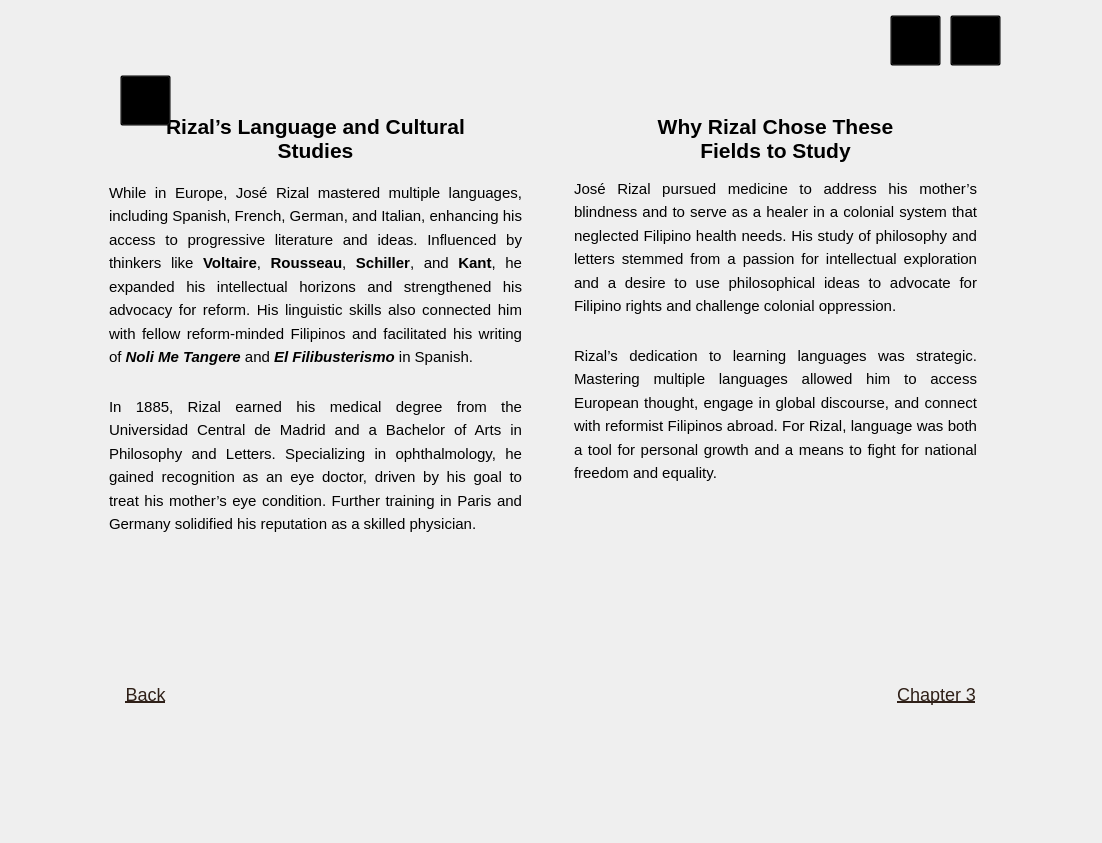
<?xml version="1.0" encoding="UTF-8"?>
<ui version="4.0">
 <class>chapter2page2</class>
 <widget class="QMainWindow" name="chapter2page2">
  <property name="geometry">
   <rect>
    <x>0</x>
    <y>0</y>
    <width>1102</width>
    <height>843</height>
   </rect>
  </property>
  <property name="minimumSize">
   <size>
    <width>1102</width>
    <height>843</height>
   </size>
  </property>
  <property name="maximumSize">
   <size>
    <width>1102</width>
    <height>843</height>
   </size>
  </property>
  <property name="windowTitle">
   <string>MainWindow</string>
  </property>
  <widget class="QWidget" name="centralwidget">
   <widget class="QLabel" name="bg">
    <property name="geometry">
     <rect>
      <x>0</x>
      <y>0</y>
      <width>1102</width>
      <height>843</height>
     </rect>
    </property>
    <property name="minimumSize">
     <size>
      <width>1102</width>
      <height>843</height>
     </size>
    </property>
    <property name="maximumSize">
     <size>
      <width>1102</width>
      <height>843</height>
     </size>
    </property>
    <property name="text">
     <string/>
    </property>
    <property name="pixmap">
     <pixmap>../reso/bg.png</pixmap>
    </property>
    <property name="scaledContents">
     <bool>true</bool>
    </property>
   </widget>
   <widget class="QTextEdit" name="languagestudies">
    <property name="enabled">
     <bool>false</bool>
    </property>
    <property name="geometry">
     <rect>
      <x>160</x>
      <y>110</y>
      <width>311</width>
      <height>81</height>
     </rect>
    </property>
    <property name="styleSheet">
     <string notr="true">
    QTextEdit {
        background: transparent;
        font-family: &quot;Times New Roman&quot;;
        font-size: 10pt;
        border: none;
    }

</string>
    </property>
    <property name="html">
     <string>&lt;!DOCTYPE HTML PUBLIC &quot;-//W3C//DTD HTML 4.0//EN&quot; &quot;http://www.w3.org/TR/REC-html40/strict.dtd&quot;&gt;
&lt;html&gt;&lt;head&gt;&lt;meta name=&quot;qrichtext&quot; content=&quot;1&quot; /&gt;&lt;style type=&quot;text/css&quot;&gt;
p, li { white-space: pre-wrap; }
&lt;/style&gt;&lt;/head&gt;&lt;body style=&quot; font-family:'Times New Roman'; font-size:10pt; font-weight:400; font-style:normal;&quot;&gt;
&lt;p align=&quot;center&quot; style=&quot; margin-top:0px; margin-bottom:0px; margin-left:0px; margin-right:0px; -qt-block-indent:0; text-indent:0px;&quot;&gt;&lt;a name=&quot;docs-internal-guid-179d27bc-7fff-cec3-cd63-ea076485df8f&quot;&gt;&lt;/a&gt;&lt;span style=&quot; font-size:16pt; font-weight:600; color:#000000; background-color:transparent;&quot;&gt;R&lt;/span&gt;&lt;span style=&quot; font-size:16pt; font-weight:600; color:#000000; background-color:transparent;&quot;&gt;izal’s Language and Cultural Studies&lt;/span&gt;&lt;/p&gt;&lt;/body&gt;&lt;/html&gt;</string>
    </property>
   </widget>
   <widget class="QTextEdit" name="languagestudies1">
    <property name="enabled">
     <bool>false</bool>
    </property>
    <property name="geometry">
     <rect>
      <x>105</x>
      <y>180</y>
      <width>421</width>
      <height>531</height>
     </rect>
    </property>
    <property name="styleSheet">
     <string notr="true">
    QTextEdit {
        background: transparent;
        font-family: &quot;Times New Roman&quot;;
        font-size: 10pt;
        border: none;
    }

</string>
    </property>
    <property name="html">
     <string>&lt;!DOCTYPE HTML PUBLIC &quot;-//W3C//DTD HTML 4.0//EN&quot; &quot;http://www.w3.org/TR/REC-html40/strict.dtd&quot;&gt;
&lt;html&gt;&lt;head&gt;&lt;meta name=&quot;qrichtext&quot; content=&quot;1&quot; /&gt;&lt;style type=&quot;text/css&quot;&gt;
p, li { white-space: pre-wrap; }
&lt;/style&gt;&lt;/head&gt;&lt;body style=&quot; font-family:'Times New Roman'; font-size:10pt; font-weight:400; font-style:normal;&quot;&gt;
&lt;p align=&quot;justify&quot; style=&quot; margin-top:0px; margin-bottom:0px; margin-left:0px; margin-right:0px; -qt-block-indent:0; text-indent:0px; line-height:138%;&quot;&gt;&lt;span style=&quot; font-size:11pt; color:#000000;&quot;&gt;While in Europe, José Rizal mastered multiple languages, including Spanish, French, German, and Italian, enhancing his access to progressive literature and ideas. Influenced by thinkers like &lt;/span&gt;&lt;span style=&quot; font-size:11pt; font-weight:600; color:#000000;&quot;&gt;Voltaire&lt;/span&gt;&lt;span style=&quot; font-size:11pt; color:#000000;&quot;&gt;, &lt;/span&gt;&lt;span style=&quot; font-size:11pt; font-weight:600; color:#000000;&quot;&gt;Rousseau&lt;/span&gt;&lt;span style=&quot; font-size:11pt; color:#000000;&quot;&gt;, &lt;/span&gt;&lt;span style=&quot; font-size:11pt; font-weight:600; color:#000000;&quot;&gt;Schiller&lt;/span&gt;&lt;span style=&quot; font-size:11pt; color:#000000;&quot;&gt;, and &lt;/span&gt;&lt;span style=&quot; font-size:11pt; font-weight:600; color:#000000;&quot;&gt;Kant&lt;/span&gt;&lt;span style=&quot; font-size:11pt; color:#000000;&quot;&gt;, he expanded his intellectual horizons and strengthened his advocacy for reform. His linguistic skills also connected him with fellow reform-minded Filipinos and facilitated his writing of &lt;/span&gt;&lt;span style=&quot; font-size:11pt; font-weight:600; font-style:italic; color:#000000;&quot;&gt;Noli Me Tangere&lt;/span&gt;&lt;span style=&quot; font-size:11pt; color:#000000;&quot;&gt; and &lt;/span&gt;&lt;span style=&quot; font-size:11pt; font-weight:600; font-style:italic; color:#000000;&quot;&gt;El Filibusterismo&lt;/span&gt;&lt;span style=&quot; font-size:11pt; color:#000000;&quot;&gt; in Spanish.      &lt;/span&gt;&lt;/p&gt;
&lt;p align=&quot;justify&quot; style=&quot; margin-top:0px; margin-bottom:0px; margin-left:0px; margin-right:0px; -qt-block-indent:0; text-indent:0px; line-height:138%;&quot;&gt;&lt;span style=&quot; font-size:11pt; color:#000000;&quot;&gt;  &lt;/span&gt;&lt;/p&gt;
&lt;p align=&quot;justify&quot; style=&quot; margin-top:0px; margin-bottom:0px; margin-left:0px; margin-right:0px; -qt-block-indent:0; text-indent:0px; line-height:138%;&quot;&gt;&lt;span style=&quot; font-size:11pt; color:#000000;&quot;&gt;In 1885, Rizal earned his medical degree from the Universidad Central de Madrid and a Bachelor of Arts in Philosophy and Letters. Specializing in ophthalmology, he gained recognition as an eye doctor, driven by his goal to treat his mother’s eye condition. Further training in Paris and Germany solidified his reputation as a skilled physician.        &lt;/span&gt;&lt;/p&gt;&lt;/body&gt;&lt;/html&gt;</string>
    </property>
   </widget>
   <widget class="QTextEdit" name="whyrizal">
    <property name="enabled">
     <bool>false</bool>
    </property>
    <property name="geometry">
     <rect>
      <x>630</x>
      <y>110</y>
      <width>291</width>
      <height>81</height>
     </rect>
    </property>
    <property name="styleSheet">
     <string notr="true">
    QTextEdit {
        background: transparent;
        font-family: &quot;Times New Roman&quot;;
        font-size: 10pt;
        border: none;
    }

</string>
    </property>
    <property name="html">
     <string>&lt;!DOCTYPE HTML PUBLIC &quot;-//W3C//DTD HTML 4.0//EN&quot; &quot;http://www.w3.org/TR/REC-html40/strict.dtd&quot;&gt;
&lt;html&gt;&lt;head&gt;&lt;meta name=&quot;qrichtext&quot; content=&quot;1&quot; /&gt;&lt;style type=&quot;text/css&quot;&gt;
p, li { white-space: pre-wrap; }
&lt;/style&gt;&lt;/head&gt;&lt;body style=&quot; font-family:'Times New Roman'; font-size:10pt; font-weight:400; font-style:normal;&quot;&gt;
&lt;p align=&quot;center&quot; style=&quot; margin-top:0px; margin-bottom:0px; margin-left:0px; margin-right:0px; -qt-block-indent:0; text-indent:0px;&quot;&gt;&lt;span style=&quot; font-size:16pt; font-weight:600; color:#000000;&quot;&gt;Why Rizal Chose These Fields to Study&lt;/span&gt;&lt;/p&gt;&lt;/body&gt;&lt;/html&gt;</string>
    </property>
   </widget>
   <widget class="QTextEdit" name="whyrizal1">
    <property name="enabled">
     <bool>false</bool>
    </property>
    <property name="geometry">
     <rect>
      <x>570</x>
      <y>140</y>
      <width>411</width>
      <height>481</height>
     </rect>
    </property>
    <property name="styleSheet">
     <string notr="true">
    QTextEdit {
        background: transparent;
        font-family: &quot;Times New Roman&quot;;
        font-size: 10pt;
        border: none;
    }

</string>
    </property>
    <property name="html">
     <string>&lt;!DOCTYPE HTML PUBLIC &quot;-//W3C//DTD HTML 4.0//EN&quot; &quot;http://www.w3.org/TR/REC-html40/strict.dtd&quot;&gt;
&lt;html&gt;&lt;head&gt;&lt;meta name=&quot;qrichtext&quot; content=&quot;1&quot; /&gt;&lt;style type=&quot;text/css&quot;&gt;
p, li { white-space: pre-wrap; }
&lt;/style&gt;&lt;/head&gt;&lt;body style=&quot; font-family:'Times New Roman'; font-size:10pt; font-weight:400; font-style:normal;&quot;&gt;
&lt;p style=&quot; margin-top:0px; margin-bottom:0px; margin-left:0px; margin-right:0px; -qt-block-indent:0; text-indent:0px;&quot;&gt;&lt;span style=&quot; font-size:11pt;&quot;&gt;    &lt;/span&gt;&lt;/p&gt;
&lt;p style=&quot; margin-top:0px; margin-bottom:0px; margin-left:0px; margin-right:0px; -qt-block-indent:0; text-indent:0px;&quot;&gt;&lt;span style=&quot; font-size:11pt; color:#000000;&quot;&gt;    &lt;/span&gt;&lt;/p&gt;
&lt;p align=&quot;justify&quot; style=&quot; margin-top:0px; margin-bottom:0px; margin-left:0px; margin-right:0px; -qt-block-indent:0; text-indent:0px; line-height:138%;&quot;&gt;&lt;span style=&quot; font-size:11pt; color:#000000;&quot;&gt;José Rizal pursued medicine to address his mother’s blindness and to serve as a healer in a colonial system that neglected Filipino health needs. His study of philosophy and letters stemmed from a passion for intellectual exploration and a desire to use philosophical ideas to advocate for Filipino rights and challenge colonial oppression.    &lt;/span&gt;&lt;/p&gt;
&lt;p align=&quot;justify&quot; style=&quot; margin-top:0px; margin-bottom:0px; margin-left:0px; margin-right:0px; -qt-block-indent:0; text-indent:0px; line-height:138%;&quot;&gt;&lt;span style=&quot; font-size:11pt; color:#000000;&quot;&gt;    &lt;/span&gt;&lt;/p&gt;
&lt;p align=&quot;justify&quot; style=&quot; margin-top:0px; margin-bottom:0px; margin-left:0px; margin-right:0px; -qt-block-indent:0; text-indent:0px; line-height:138%;&quot;&gt;&lt;span style=&quot; font-size:11pt; color:#000000;&quot;&gt;Rizal’s dedication to learning languages was strategic. Mastering multiple languages allowed him to access European thought, engage in global discourse, and connect with reformist Filipinos abroad. For Rizal, language was both a tool for personal growth and a means to fight for national freedom and equality.        &lt;/span&gt;&lt;/p&gt;
&lt;p style=&quot; margin-top:0px; margin-bottom:0px; margin-left:0px; margin-right:0px; -qt-block-indent:0; text-indent:0px;&quot;&gt;&lt;span style=&quot; font-size:11pt; color:#000000;&quot;&gt;  &lt;/span&gt;&lt;/p&gt;&lt;/body&gt;&lt;/html&gt;</string>
    </property>
   </widget>
   <widget class="QPushButton" name="backbutton">
    <property name="geometry">
     <rect>
      <x>120</x>
      <y>680</y>
      <width>51</width>
      <height>28</height>
     </rect>
    </property>
    <property name="styleSheet">
     <string notr="true">QPushButton {
    background-color: transparent;
    border: none;
    color: #2f2018;       /* Default font color */
    font-size: 18px;
    font-family: &quot;Times New Roman&quot;;
    text-decoration: underline;
}

QPushButton:hover {
    color: red;           /* Red color on hover */
}

QPushButton:pressed {
    color: #800000;       /* Darker red when pressed */
}</string>
    </property>
    <property name="text">
     <string>Back</string>
    </property>
   </widget>
   <widget class="QPushButton" name="nextbutton">
    <property name="geometry">
     <rect>
      <x>890</x>
      <y>680</y>
      <width>93</width>
      <height>28</height>
     </rect>
    </property>
    <property name="styleSheet">
     <string notr="true">QPushButton {
    background-color: transparent;
    border: none;
    color: #2f2018;       /* Default font color */
    font-size: 18px;
    font-family: &quot;Times New Roman&quot;;
    text-decoration: underline;
}

QPushButton:hover {
    color: red;           /* Red color on hover */
}

QPushButton:pressed {
    color: #800000;       /* Darker red when pressed */
}</string>
    </property>
    <property name="text">
     <string>Chapter 3</string>
    </property>
   </widget>
   <widget class="QPushButton" name="volumebutton">
    <property name="geometry">
     <rect>
      <x>890</x>
      <y>15</y>
      <width>51</width>
      <height>51</height>
     </rect>
    </property>
    <property name="styleSheet">
     <string notr="true">QPushButton {
    background-color: transparent;
}</string>
    </property>
    <property name="text">
     <string/>
    </property>
   </widget>
   <widget class="QPushButton" name="exitbutton">
    <property name="geometry">
     <rect>
      <x>950</x>
      <y>15</y>
      <width>51</width>
      <height>51</height>
     </rect>
    </property>
    <property name="styleSheet">
     <string notr="true">QPushButton {
    background-color: transparent;
}</string>
    </property>
    <property name="text">
     <string/>
    </property>
   </widget>
   <widget class="QPushButton" name="bmbutton">
    <property name="geometry">
     <rect>
      <x>120</x>
      <y>75</y>
      <width>51</width>
      <height>51</height>
     </rect>
    </property>
    <property name="styleSheet">
     <string notr="true">QPushButton {
    background-color: transparent;
}</string>
    </property>
    <property name="text">
     <string/>
    </property>
   </widget>
  </widget>
 </widget>
 <resources/>
 <connections/>
</ui>
